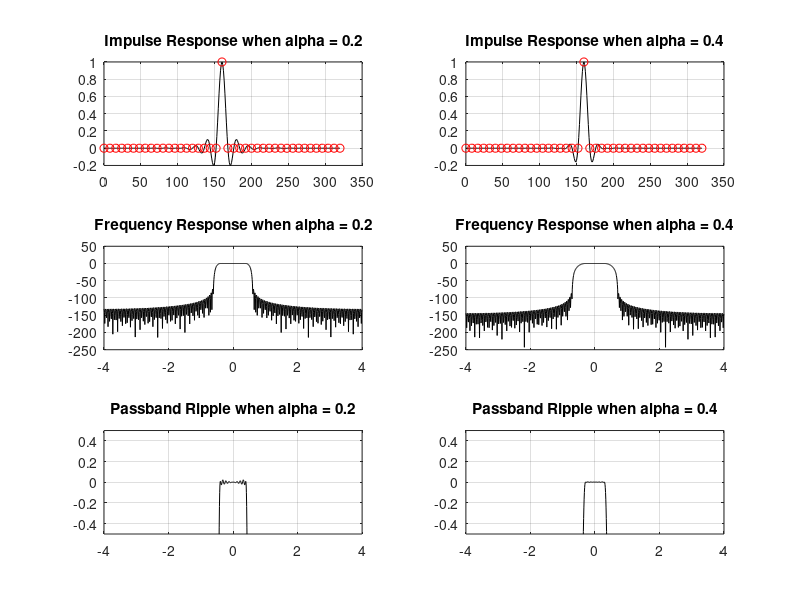

The MATLAB source for this figure: (Note: this script raises an error after producing the figure.)
clear
load workspace
close all
% Problem 2
hm1 = h1/(h1*h1');
y1 = conv(h1, hm1);
subplot(3, 2, 1)
plot(0:length(y1)-1,y1, 'k')
hold on
title('Impulse Response when alpha = 0.2')
plot(0:8:length(y1)-1, y1(1:8:length(y1)), 'ro')
grid on

hm2 = h2/(h2*h2');
y2 = conv(h2, hm2);
subplot(3, 2, 2)
plot(0:length(y2)-1, y2, 'k')
hold on
title('Impulse Response when alpha = 0.4')
plot(0:8:length(y2)-1, y2(1:8:length(y2)), 'ro')
grid on

subplot(3,2,3)
plot((-0.5:1/1024:0.5-1/1024)*8,fftshift(20*log10(abs(fft(y1/sum(y1),1024)))),'k')
title('Frequency Response when alpha = 0.2')
grid on

subplot(3,2,4)
plot((-0.5:1/1024:0.5-1/1024)*8,fftshift(20*log10(abs(fft(y2/sum(y2),1024)))),'k')
title('Frequency Response when alpha = 0.4')
grid on

subplot(3,2,5)
plot((-0.5:1/1024:0.5-1/1024)*8,fftshift(20*log10(abs(fft(y1/sum(y1),1024)))),'k')
ylim([-0.5, 0.5])
title('Passband Ripple when alpha = 0.2')
grid on

subplot(3,2,6)
plot((-0.5:1/1024:0.5-1/1024)*8,fftshift(20*log10(abs(fft(y2/sum(y2),1024)))),'k')
ylim([-0.5 0.5])
title('Passband Ripple when alpha = 0.4')
grid on

save('workspace.mat')